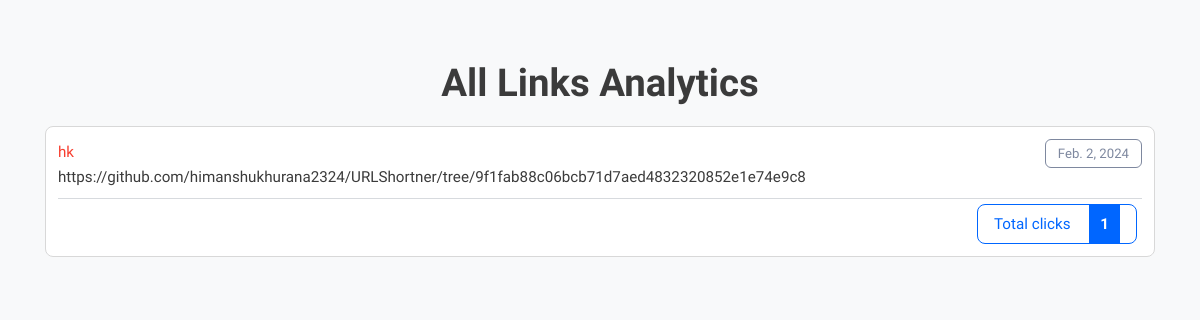
Page /all-analytics on the committed database.
### urlproject/models.py (models this page shows)
class LongToShort(models.Model):
    longurl=models.URLField(max_length=255)
    shorturl=models.CharField(max_length=50,unique=True)
    date=models.DateField(auto_now_add=True)
    clicks=models.IntegerField(default=0)
    dclicks=models.IntegerField(default=0)
    mclicks=models.IntegerField(default=0)

### urlproject/views.py (the view)
# urls.py: path('all-analytics',views.all_analytics),
def all_analytics(request):
    row=LongToShort.objects.all()
    context={"row":row}
    return render(request,"all-analytics.html",context)

### templates/all-analytics.html (shortened to what this page needs)
{%load static%}
<!DOCTYPE html>
<html lang="en" class="">
<head>
	<link rel="stylesheet" href="{% static 'bootstrap.css' %}" type="text/css" media="screen">
	<link rel="stylesheet" href="{% static 'style.css' %}" type="text/css" media="screen">
</head>
<body class="pace-done lout_stats30">
	<main id="content" role="main" class="wyniki wyniki_all">
		<div class="container">
			<div class="row">
				<div class="col-12 page_log_in mt-0">
					<h2 class="h1" style="text-align: center;">All Links Analytics</h2>
				</div>
				{% for obj in row %}
				<div class="url_options url_stats_o" id="1">
					<p class="data_link">{{ obj.date}}</p>
					<p class="url_link">
						{{obj.longurl}}
					</p>
					<p id="link" class="link_element">
						<a href="{% url 'analytic' obj.id %}" class="short_url_l" target="blank">
							{{obj.shorturl}}
						</a>
					</p>
					<div class="stats_total btn-cutt click_stats btn_norm">
						<div>Total clicks <strong class="allClicks">{{obj.clicks}}</strong></div>
					</div>
				</div>
				{% endfor %}
			</div>
		</div>
	</main>
</body>
</html>

### rows in the picture
LongToShort: date "Feb. 2, 2024", longurl "https://github.com/himanshukhurana2324/URLShortner/tree/9f1fab88c06bcb71d7aed4832320852e1e74e9c8", shorturl "hk", clicks "1"
